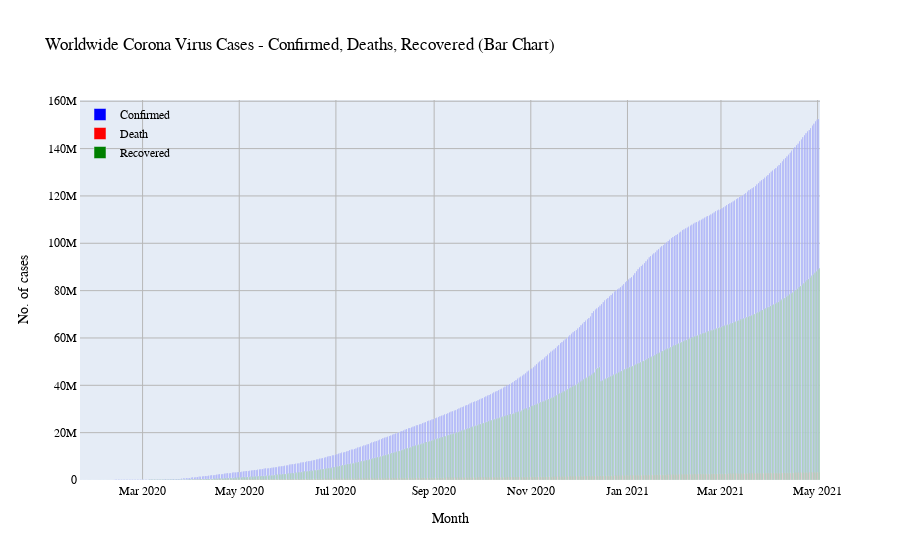

Notebook source saved alongside this figure:
### Code cell
#https://plotly.com/python/axes/
#https://plotly.com/python/bar-charts/#grouped-bar-chart
trace1 = go.Bar(x = confirmed['ObservationDate'],
              y = confirmed['Confirmed'],
              name = 'Confirmed',
              marker_color = 'blue')

trace2 = go.Bar(x = deaths['ObservationDate'],
              y = deaths['Deaths'],
              name = 'Death',
              marker_color = 'red')

trace3 = go.Bar(x = recovered['ObservationDate'],
              y = recovered['Recovered'],
              name = 'Recovered',
              marker_color = 'green')

layout = go.Layout(barmode = 'group',
                  bargap = 0, # permite una separación entre barras adjacentes
                  bargroupgap = 0, # separacón de barras entre la misma locación
                  title = "Worldwide Corona Virus Cases - Confirmed, Deaths, Recovered (Bar Chart)",
                  xaxis = dict(title='Month',zeroline= False,
                         gridcolor='rgb(183,183,183)',showline=True),
                  yaxis = dict(title='No. of cases',zeroline= False,
                            gridcolor='rgb(183,183,183)',showline=True),
                  font = dict(family='Courier New, monospace', size=12, color='rgb(0,0,0)'),
                  legend=dict(x=0, y=1.0, bgcolor='rgba(255, 255, 255, 0)', bordercolor='rgba(255, 255, 255, 0)'),
)

data = [trace1, trace2, trace3]
#fig = go.Figure(data = data)
fig = go.Figure(data = data, layout = layout)
iplot(fig)

### Figure 1 — Plotly figure (JSON) as saved in the notebook; plotly's stock layout.template omitted (floating-point values rounded to 4 significant figures; data arrays with more than 128 entries replaced by an {"elided": "..."} marker saying what was removed)
{"data": [{"marker": {"color": "blue"}, "name": "Confirmed", "type": "bar", "x": {"elided": "467 str values"}, "y": {"elided": "467 int values"}}, {"marker": {"color": "red"}, "name": "Death", "type": "bar", "x": {"elided": "467 str values"}, "y": {"elided": "467 int values"}}, {"marker": {"color": "green"}, "name": "Recovered", "type": "bar", "x": {"elided": "467 str values"}, "y": {"elided": "467 int values"}}], "layout": {"bargap": 0, "bargroupgap": 0, "barmode": "group", "font": {"color": "rgb(0,0,0)", "family": "Courier New, monospace", "size": 12}, "legend": {"bgcolor": "rgba(255, 255, 255, 0)", "bordercolor": "rgba(255, 255, 255, 0)", "x": 0, "y": 1}, "title": {"text": "Worldwide Corona Virus Cases - Confirmed, Deaths, Recovered (Bar Chart)"}, "xaxis": {"gridcolor": "rgb(183,183,183)", "showline": true, "title": {"text": "Month"}, "zeroline": false}, "yaxis": {"gridcolor": "rgb(183,183,183)", "showline": true, "title": {"text": "No. of cases"}, "zeroline": false}}}
